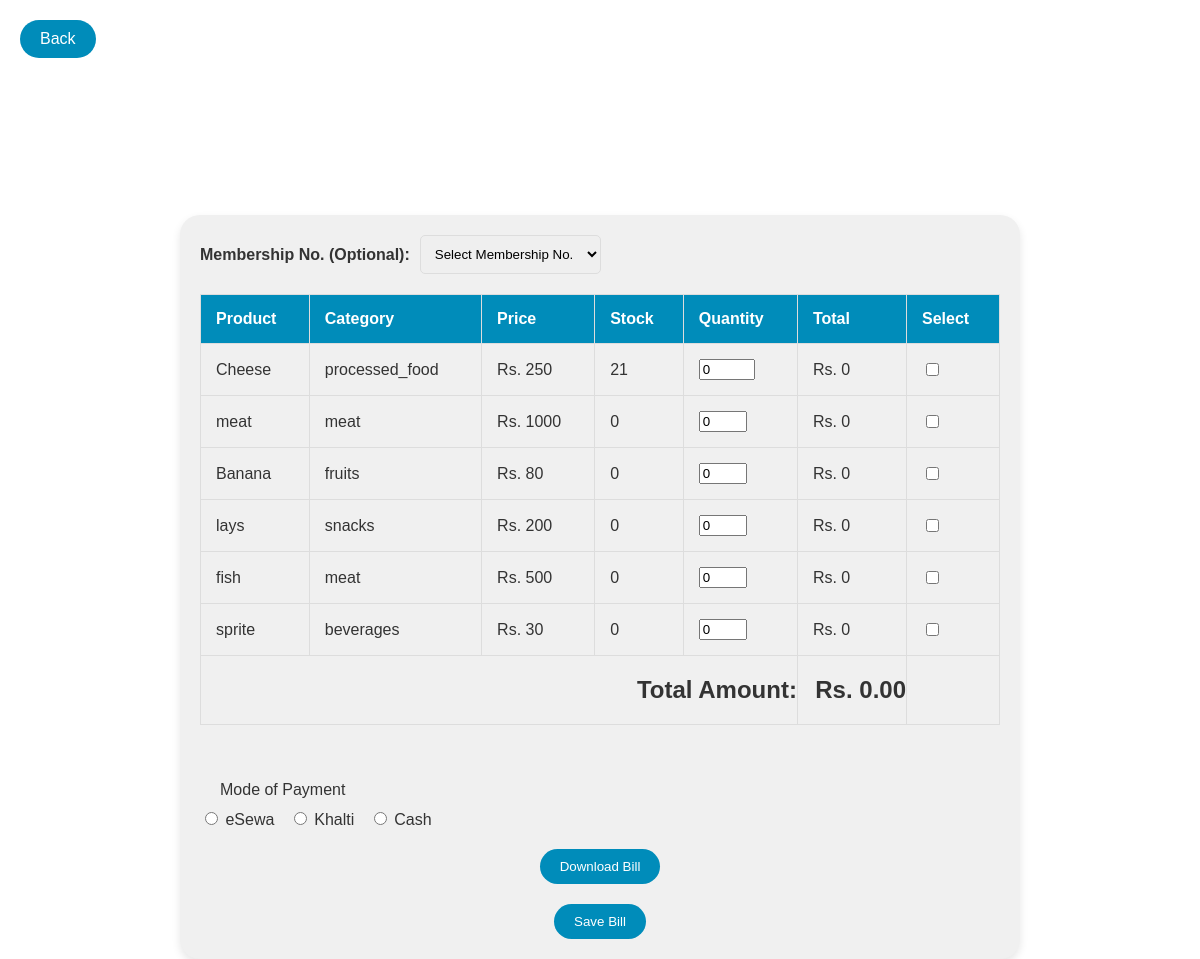
The app's page /generate_bill.php (signed in) with its own data.
### tables this page shows
CREATE TABLE `products` (
  `name` varchar(20) NOT NULL,
  `price` int(11) NOT NULL,
  `category` varchar(20) NOT NULL,
  `id` int(11) NOT NULL,
  `image` varchar(255) DEFAULT NULL,
  `stock` int(11) NOT NULL DEFAULT 0
);

### generate_bill.php (the view, shortened to what this page needs)
<!DOCTYPE html>
<html>
<head>
</head>
<body>
    <?php
    include('db.php');
    ?>
    <a href="home.php" class="back-button">Back</a>
    <h1>Generate Bill</h1>
    <div class="bill-container">
        <form action="download_bill.php" method="post">
            <div class="membership-container">
                <label for="membershipno">Membership No. (Optional):</label>
                <select id="membershipno" name="membershipno">
                    <option value="">Select Membership No.</option>
                </select>
            </div>
            <table>
                <tr>
                    <th>Product</th>
                    <th>Category</th>
                    <th>Price</th>
                    <th>Stock</th>
                    <th>Quantity</th>
                    <th>Total</th>
                    <th>Select</th>
                </tr>
                <?php
                $sql = "SELECT id, name, category, price, stock FROM products";
                $result = $conn->query($sql);
                if ($result->num_rows > 0) {
                    while ($row = $result->fetch_assoc()) {
                        $id = $row["id"];
                        $name = htmlspecialchars($row["name"]);
                        $category = htmlspecialchars($row["category"]);
                        $price = htmlspecialchars($row["price"]);
                        $stock = htmlspecialchars($row["stock"]);
                        $quantity = 0;
                        $total = $price * $quantity;
                        echo "<tr class='product-row'>";
                        echo "<td>$name</td>";
                        echo "<td>$category</td>";
                        echo "<td class='price'>Rs. $price</td>";
                        echo "<td class='stock'>$stock</td>";
                        echo "<td><input type='number' name='quantity[$id]' value='$quantity' min='0' max='$stock' class='quantity-input' oninput='updateTotal()'></td>";
                        echo "<td class='total-cell'>Rs. $total</td>";
                        echo "<td><input type='checkbox' name='selected_products[]' value='$id' onchange='updateTotal()'></td>";
                        echo "</tr>";
                    }
                    echo "<tr>";
                    echo "<td colspan='5' class='total'>Total Amount:</td>";
                    echo "<td class='total' id='total-amount'>Rs. 0.00</td>";
                    echo "<td></td>";
                    echo "</tr>";
                } else {
                    echo "<tr><td colspan='7'><p>No products found</p></td></tr>";
                }
                ?>
            </table>
            <div class="payment-option-container">
                <p>Mode of Payment</p>
                <label><input type="radio" name="payment_option" value="esewa" required> eSewa</label>
                <label><input type="radio" name="payment_option" value="khalti" required> Khalti</label>
                <label><input type="radio" name="payment_option" value="cash" required> Cash</label>
            </div>
            <div class="button-container">
                <button type="submit">Download Bill</button>
            </div>
            <div class="button-container">
                <button type="submit" formaction="save_bill.php">Save Bill</button>
            </div>
        </form>
    </div>
</body>
</html>

### generate_bill.php (style rules this page uses)
body { background-image: url('supermarket.jpg'); background-size: cover; font-family: Arial, sans-serif; color: #333; text-align: center; margin: 0; padding: 0; display: flex; flex-direction: column; align-items: center; }
.bill-container { background-color: #f0f0f0; border-radius: 20px; box-shadow: 0 4px 8px rgba(0, 0, 0, 0.1); width: 80%; max-width: 800px; padding: 20px; margin-top: 50px; display: flex; flex-direction: column; align-items: flex-start; }
h1 { color: white; font-size: 50px; padding-bottom: 40px; }
form { width: 100%; display: flex; flex-direction: column; align-items: flex-start; }
.membership-container { width: 100%; display: flex; justify-content: flex-start; align-items: center; margin-bottom: 20px; }
.membership-container label { font-weight: bold; margin-right: 10px; }
.membership-container select { padding: 10px; border: 1px solid #ddd; border-radius: 5px; }
table { width: 100%; border-collapse: collapse; margin-bottom: 20px; }
table, th, td { border: 1px solid #ddd; }
th, td { padding: 15px; text-align: left; }
th { background-color: #008CBA; color: white; }
.total { font-size: 24px; font-weight: bold; text-align: right; padding: 20px 0; }
.button-container { margin-top: 20px; text-align: center; width: 100%; }
.button-container button { text-decoration: none; background-color: #008CBA; color: white; padding: 10px 20px; border: none; border-radius: 20px; transition: background-color 0.3s ease; cursor: pointer; }
.payment-option-container { margin-top: 20px; text-align: left; width: 100%; }
.payment-option-container label { margin-right: 10px; }
.payment-option-container p { text-align: left; margin-bottom: 10px; margin-left: 20px; }
.back-button { position: absolute; top: 20px; left: 20px; background-color: #008CBA; color: white; padding: 10px 20px; border: none; border-radius: 20px; cursor: pointer; text-decoration: none; transition: background-color 0.3s ease; }

### records on screen
products: name "Cheese", category "processed_food", price "250", stock "21", value "0", price "0"
products: name "meat", category "meat", price "1000", stock "0", price "0"
products: name "Banana", category "fruits", price "80", stock "0", price "0"
products: name "lays", category "snacks", price "200", stock "0", price "0"
products: name "fish", category "meat", price "500", stock "0", price "0"
products: name "sprite", category "beverages", price "30", stock "0", price "0"
